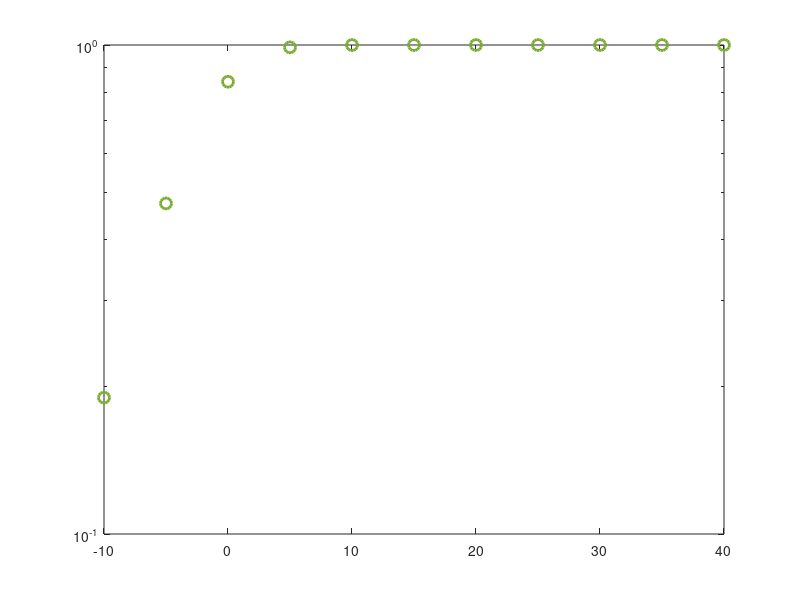

MATLAB code for this plot: (Note: this script raises an error after producing the figure.)

clear all;clc ;close all;
N = 1e6; %iterasyon

ps_dB = -10:5:40;
ps=db2pow(ps_dB);

%pe_dB=0;
%pe=db2pow(pe_dB);

pr=ps;

var_hsr=1;
var_hrd1=1;var_hrd2=1;
var_hsd1=1;var_hsd2=1;
var_hre=1;


hsr  = sqrt(var_hsr/2) *(randn(1,N) + 1i*randn(1,N)); % Channel Gain of hsr
hrd1 = sqrt(var_hrd1/2)*(randn(1,N) + 1i*randn(1,N)); % Channel Gain of hrd1
hrd2 = sqrt(var_hrd2/2)*(randn(1,N) + 1i*randn(1,N)); % Channel Gain of hrd2
hsd1 = sqrt(var_hsd1/2)*(randn(1,N) + 1i*randn(1,N));% Channel Gain of hsd1
hsd2 = sqrt(var_hsd2/2)*(randn(1,N) + 1i*randn(1,N));% Channel Gain of hsd2
hre  = sqrt(var_hre/2) *(randn(1,N) + 1i*randn(1,N));% Channel Gain of hre

hsr_square = abs(hsr).^2; % Channel Coefficient hsr
hrd1_square = abs(hrd1).^2; % Channel Coefficient hrd1
hrd2_square = abs(hrd2).^2;% Channel Coefficient hrd2
hsd1_square = abs(hsd1).^2;% Channel Coefficient hsd1
hsd2_square = abs(hsd2).^2;% Channel Coefficient hsd2
hre_square = abs(hre).^2;% Channel Coefficient hre




a1= 0.85;
a2=1-0.85;



pe_Setup = [0 5 10];
for kk = 1:max(size(pe_Setup))

pe=10.^(0.1*pe_Setup(kk));

for i = 1:length(ps_dB)

YSR1_NOMA = (a1*ps(i)*hsr_square)/((a2*ps(i)*hsr_square)+1);
YSR2_NOMA = (a2*ps(i)*hsr_square);

YSD1_NOMA = (a1*ps(i)*hsd1_square)/((a2*ps(i)*hsd1_square)+1);
YSD2_NOMA = (a2*ps(i)*hsd2_square);

YRD1_NOMA = (a1*ps(i)*hrd1_square)/((a2*ps(i)*hrd1_square)+1);
YRD2_NOMA = (a2*ps(i)*hrd2_square);

Tot_Y1 = max(YSD1_NOMA,min(YSR1_NOMA,YRD1_NOMA));
Tot_Y2 = max(YSD2_NOMA,min(YSR2_NOMA,YRD2_NOMA));

YRE1 = (a1*pe*hre_square);
YRE2 = (a2*pe*hre_square);
    
Secrecy_1 = (1+Tot_Y1)./(1+YRE1);
Secrecy_2 = (1+Tot_Y2)./(1+YRE2);

SOP_1 = find(Secrecy_1>1);
SOP_2 = find(Secrecy_2>1);
     
PSOP_1(kk,i)=length(SOP_1)/N;  
PSOP_2(kk,i)=length(SOP_2)/N;  
     
Tot_SOP1(kk,i) =  (PSOP_1(kk,i))+ (PSOP_2(kk,i))-((PSOP_2(kk,i))*(PSOP_1(kk,i)));
             
end
end
figure
semilogy(ps_dB,Tot_SOP1(1,:),'Marker','o','Linewidth',2,'MarkerSize',8,'Color','#77AC30','LineStyle','none'),hold on
semilogy(ps_dB,Tot_SOP1(2,:),'Marker','hexagram','Linewidth',2,'MarkerSize',8,'Color','#0072BD','LineStyle', ' none '),
semilogy(ps_dB,Tot_SOP1(3,:),'Marker','x','Linewidth',2,'MarkerSize',8,'Color','#7E2F8E','LineStyle',' none '),
%SPSC_1=[0.10627, 0.281422, 0.583333, 0.859026, 0.972452, 0.995345, 0.998358,0.998689, 0.998724, 0.998727, 0.998727];
%SPSC_2=[0.0357875, 0.106269, 0.281384, 0.575412, 0.800598, 0.867006,0.877219, 0.878402, 0.878526, 0.878539, 0.87854];
%SPSC_3=[0.0115539, 0.0357877, 0.106211, 0.265494, 0.423794, 0.4769, 0.485458,0.486465, 0.486571, 0.486582, 0.486583];

SPSC_1=[0.190808447554000,	0.475798693921000,	0.841383616660000,	0.989238474406000,	0.999759953530000,	0.999990850325000,	0.999999357730000,	0.999999938752000,	0.999999994692000,	1.00000000000000,	1]
SPSC_2=[0.0659633061880000,	0.190495520254000,	0.470910465076000,	0.815065274674000,	0.968264704441000,	0.995987745325000,	0.999547916400000,	0.999951043700000,	0.999994628040000,	0.999999513984000,	1]
SPSC_3=[0.0216196992640000,	0.0658514650200000,	0.188092238590000,	0.444353841946000,	0.739944678799000,	0.922661991100000,	0.986037970735000,	0.998203226925000,	0.999796731025000,	0.999977390864000,	0.999997945660000]

semilogy(ps_dB, SPSC_1, 'Linewidth', 1,'Color','r','LineStyle','-');
semilogy(ps_dB, SPSC_2, 'Linewidth', 1,'Color','r','LineStyle','-');
semilogy(ps_dB, SPSC_3, 'Linewidth', 1,'Color','r','LineStyle','-');
legend('NOMA λ_E = 0 (dB) sim.','NOMA λ_E = 5 (dB) sim.','NOMA λ_E = 10 (dB) sim.','NOMA ana.', 'FontSize',11)
grid on
xlabel('SNR (dB)','FontSize', 15);
ylabel('SPSC','FontSize', 15);
axis([-10 40  1e-3 1])
